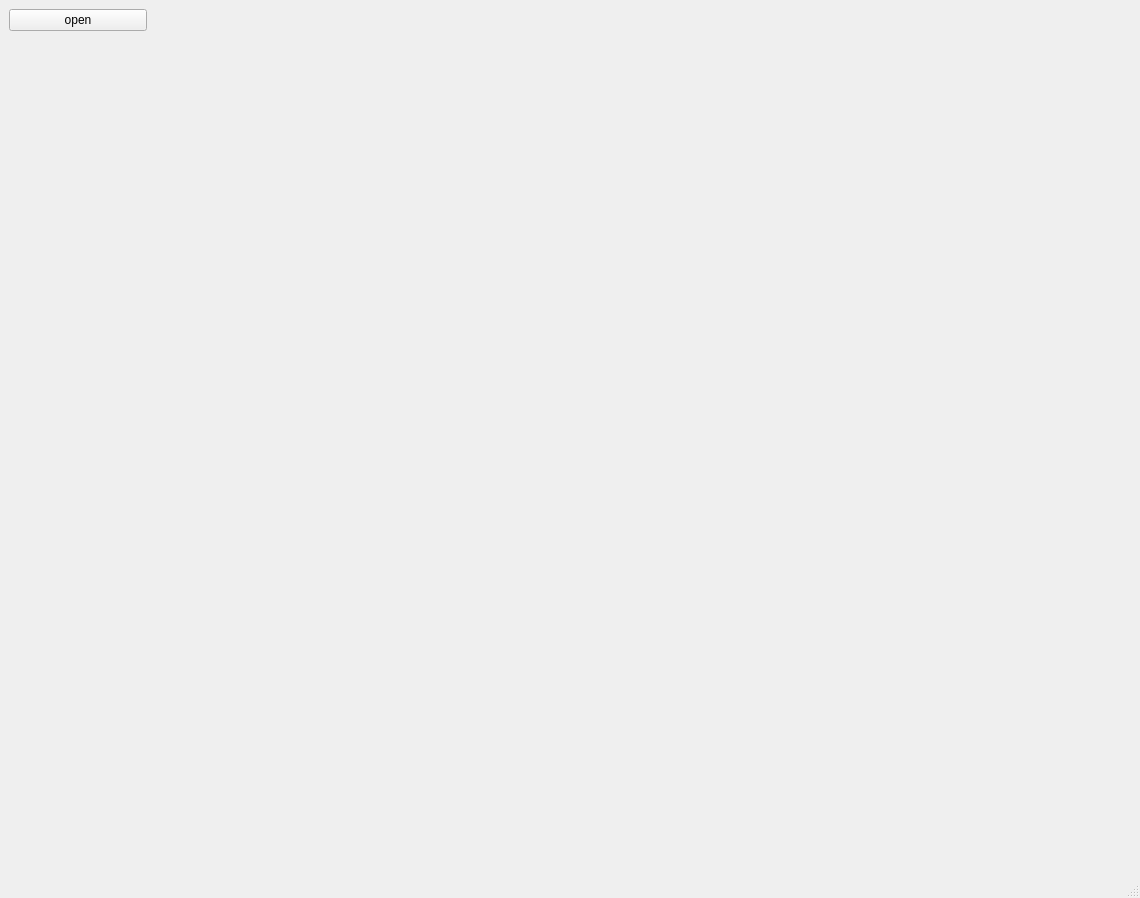
<?xml version="1.0" encoding="UTF-8"?>
<ui version="4.0">
 <class>MainWindow</class>
 <widget class="QMainWindow" name="MainWindow">
  <property name="geometry">
   <rect>
    <x>0</x>
    <y>0</y>
    <width>1140</width>
    <height>898</height>
   </rect>
  </property>
  <property name="windowTitle">
   <string>MainWindow</string>
  </property>
  <widget class="QWidget" name="centralwidget">
   <layout class="QGridLayout" name="gridLayout">
    <item row="0" column="0">
     <layout class="QHBoxLayout" name="horizontalLayout" stretch="1,3">
      <item>
       <layout class="QVBoxLayout" name="verticalLayout_left" stretch="0,0,0">
        <item>
         <layout class="QHBoxLayout" name="horizontalLayout_fileOpen">
          <item>
           <widget class="QPushButton" name="pushButton">
            <property name="text">
             <string>open</string>
            </property>
           </widget>
          </item>
          <item>
           <widget class="QLabel" name="file_label">
            <property name="text">
             <string/>
            </property>
           </widget>
          </item>
         </layout>
        </item>
        <item>
         <layout class="QVBoxLayout" name="algoTree"/>
        </item>
        <item>
         <spacer name="verticalSpacer">
          <property name="orientation">
           <enum>Qt::Vertical</enum>
          </property>
          <property name="sizeHint" stdset="0">
           <size>
            <width>20</width>
            <height>40</height>
           </size>
          </property>
         </spacer>
        </item>
       </layout>
      </item>
      <item>
       <layout class="QVBoxLayout" name="verticalLayout_meshView"/>
      </item>
     </layout>
    </item>
   </layout>
  </widget>
  <widget class="QMenuBar" name="menubar">
   <property name="geometry">
    <rect>
     <x>0</x>
     <y>0</y>
     <width>1140</width>
     <height>22</height>
    </rect>
   </property>
  </widget>
  <widget class="QStatusBar" name="statusbar"/>
 </widget>
 <resources/>
 <connections>
  <connection>
   <sender>pushButton</sender>
   <signal>clicked()</signal>
   <receiver>MainWindow</receiver>
   <slot>openFile()</slot>
   <hints>
    <hint type="sourcelabel">
     <x>70</x>
     <y>37</y>
    </hint>
    <hint type="destinationlabel">
     <x>569</x>
     <y>448</y>
    </hint>
   </hints>
  </connection>
 </connections>
 <slots>
  <slot>openFile()</slot>
 </slots>
</ui>
